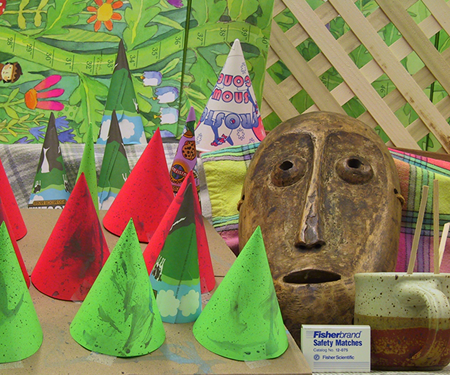
#> input picture cones1.png, 450 x 375 px
$ python image_handling_Y_gradient.py
#> lines starting #> are read from the running program, lines starting #| are printed output that depends on the picture
import cv2
import numpy as np

# read in an image in opencv
image = cv2.imread("cones1.png")
#> image is the input picture: shape (375, 450, 3); mean B, G, R 82.3, 130.2, 132.6
image_grayscale = cv2.imread("cones1.png", 0)
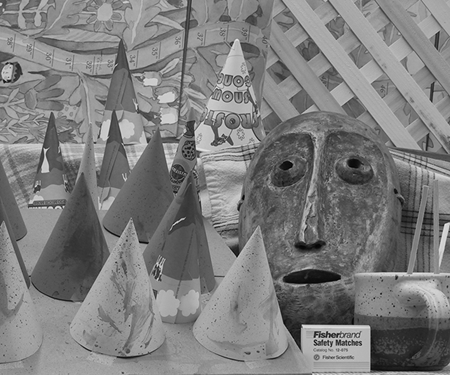
#> image_grayscale: shape (375, 450); min 0, max 235, mean 125

# get size of an image
num_rows = image.shape[0] # height of image
#> num_rows = 375
num_cols = image.shape[1] # width of image
#> num_cols = 450

# used to scale the dimensions of the original image up by 1.5
scalingFactor = 1.5

# the new dimensions of the scaled image based on the scalingFactor, rounded to the nearest integer
num_scaled_rows = round(num_rows * scalingFactor)
#> num_scaled_rows = 562
num_scaled_cols = round(num_cols * scalingFactor)
#> num_scaled_cols = 675

# create a second image, of the same size as the original
empty_image = np.zeros( (num_rows, num_cols, 3), np.float32)

# create scaled empty image of the original image
scaled_image = np.zeros( (num_scaled_rows, num_scaled_cols, 3), np.float32)

# iterate over all the pixels in the image
for i in range(num_rows): # height of the image, y coordinates
    for j in range(num_cols): # width of the image, x coordinates

        # Steps to build new image:
        # 1. Find the starting pixel coordinate to build the centered image at
        # 2. Transfer the original pixels over into the new image's center and apply an offset for each pixel

        # image[i][j][0]: blue channel at location row i, col j
        # image[i][j][1]: green channel at location row i, col j
        # image[i][j][2]: red channel at location row i, col j

        # RGB pixels copied into empty image
        empty_image[i][j][0] = image[i][j][0]
        empty_image[i][j][1] = image[i][j][1]
        empty_image[i][j][2] = image[i][j][2]

        # Row and column to build the centered image at
        starting_row = (num_scaled_rows - num_rows) // 2
        starting_col = (num_scaled_cols - num_cols) // 2

        # copy the blue channel into the empty image with an offset to center the image
        scaled_image[i+starting_row][j+starting_col][0] = empty_image[i][j][0]

        # copy the green channel into the empty image with an offset to center the image
        scaled_image[i+starting_row][j+starting_col][1] = empty_image[i][j][1]

        # copy the red channel into empty the image with an offset to center the image
        scaled_image[i+starting_row][j+starting_col][2] = empty_image[i][j][2]
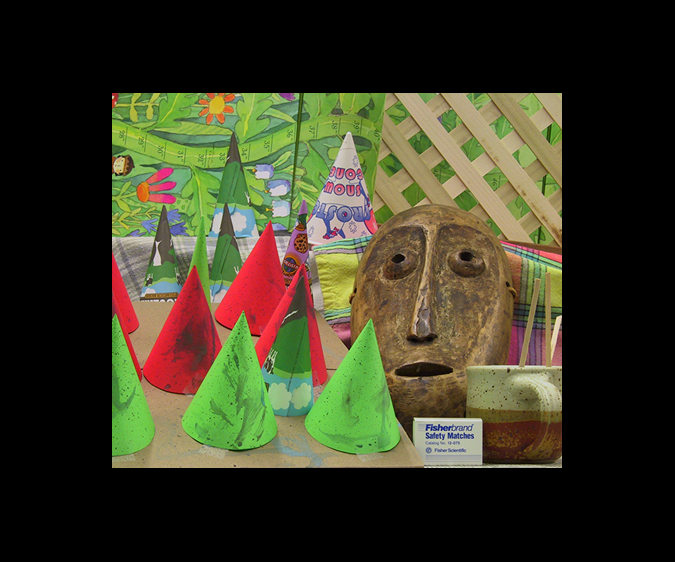
#> scaled_image: shape (562, 675, 3) float32; mean B, G, R 36.6, 57.9, 59

# display new/larger image in RGB
cv2.imshow("Displaying cones1_RGB_centered.png", scaled_image/255.0)

# save to RGB image to disk
cv2.imwrite("cones1_RGB_centered.png", scaled_image)

# re-assign the scaled image to a single channel
scaled_image = np.zeros( (num_scaled_rows, num_scaled_cols), np.float32)

# iterate over all the pixels in the image and limit the range of rows and columns by one to avoid edges causing an out-of-bounds error
for i in range(1,num_rows-1): # height of the image, y coordinates
    for j in range(1,num_cols-1): # width of the image, x coordinates

        gradient_intensity = abs(float(image_grayscale[i + 1][j]) - float(image_grayscale[i - 1][j]))
        scaled_image[i + starting_row][j + starting_col] = gradient_intensity
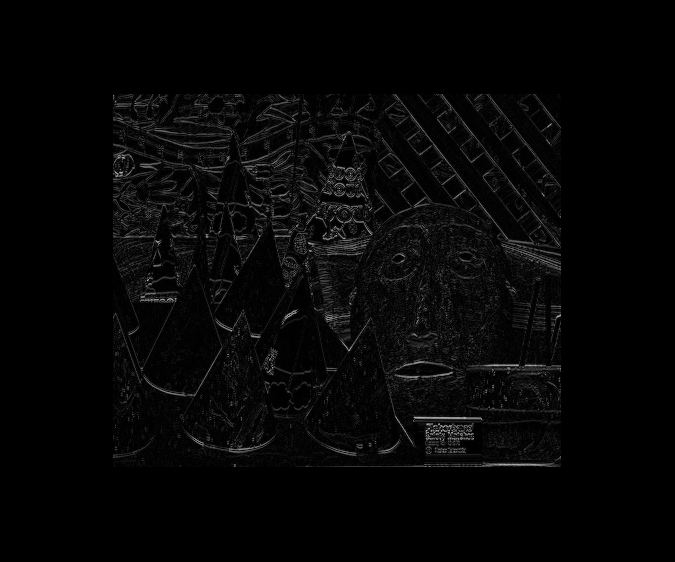
#> scaled_image: shape (562, 675) float32; min 0, max 182, mean 6.2

print(f"Dimensions of three channel, original image: {image.shape[0]} x {image.shape[1]}")
#| Dimensions of three channel, original image: 375 x 450
print(f"Dimensions of single channel, scaled image: {scaled_image.shape[0]} x {scaled_image.shape[1]}")
#| Dimensions of single channel, scaled image: 562 x 675

# define the border regions relative to the centered image
top_border_start = starting_row
top_border_end = starting_row + num_rows
#> top_border_end = 468
left_border_start = starting_col
left_border_end = starting_col + num_cols
#> left_border_end = 562

# add a one-pixel border only around the centered image without affecting the upscaled image
scaled_image[top_border_start - 1:top_border_start, left_border_start:left_border_end] = 128  # Top border
scaled_image[top_border_end:top_border_end + 1, left_border_start:left_border_end] = 128  # Bottom border
scaled_image[top_border_start:top_border_end, left_border_start - 1:left_border_start] = 128  # Left border
scaled_image[top_border_start:top_border_end, left_border_end:left_border_end + 1] = 128  # Right border
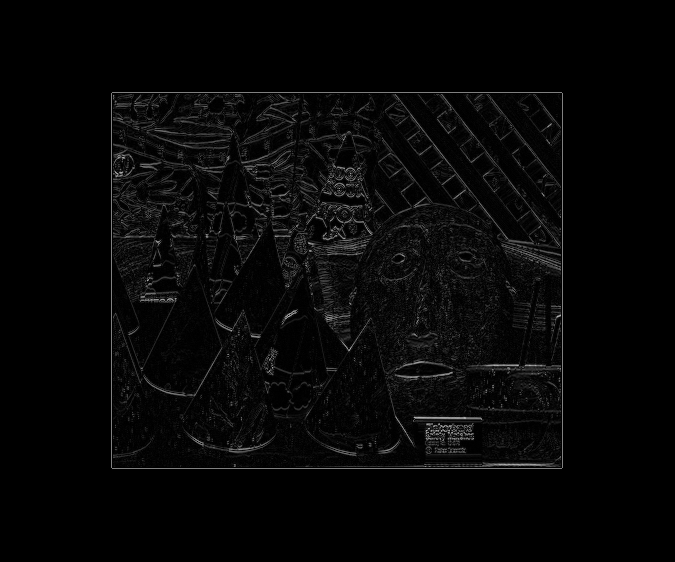
#> scaled_image: shape (562, 675) float32; min 0, max 182, mean 6.8

# display new/larger image in greyscale showing the gradient
cv2.imshow("demo image, greyscale, Y-direction gradient, upscaled, border", scaled_image/255.0)

# save gradient image to disk
cv2.imwrite("cones1_greyscale_Y_gradient_centered.png", scaled_image)

cv2.waitKey(0) # not going to proceed until you hit "enter"
cv2.destroyAllWindows() # closes all windows opened with "imshow"
